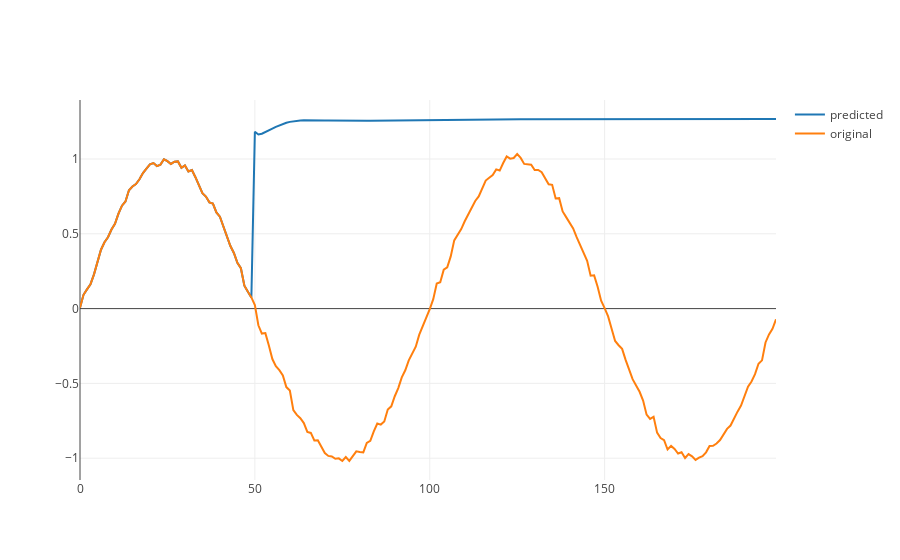
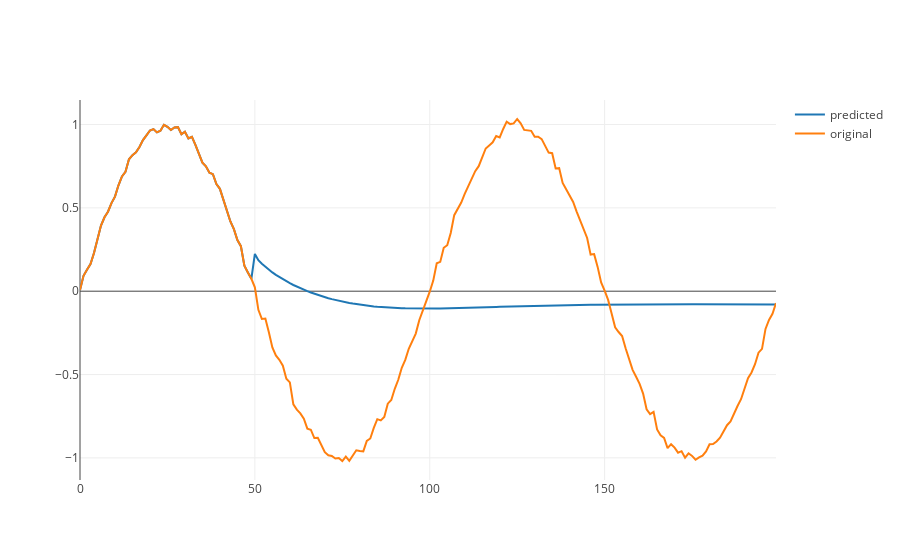
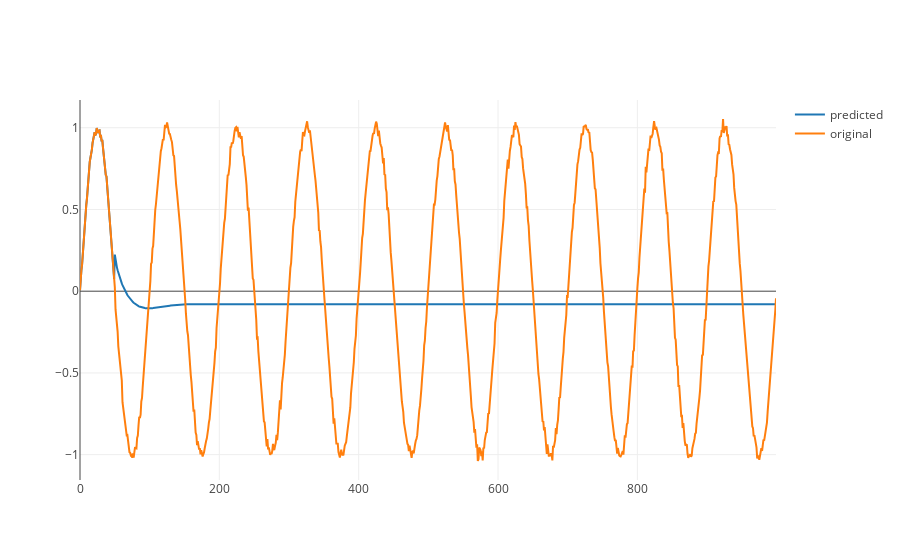
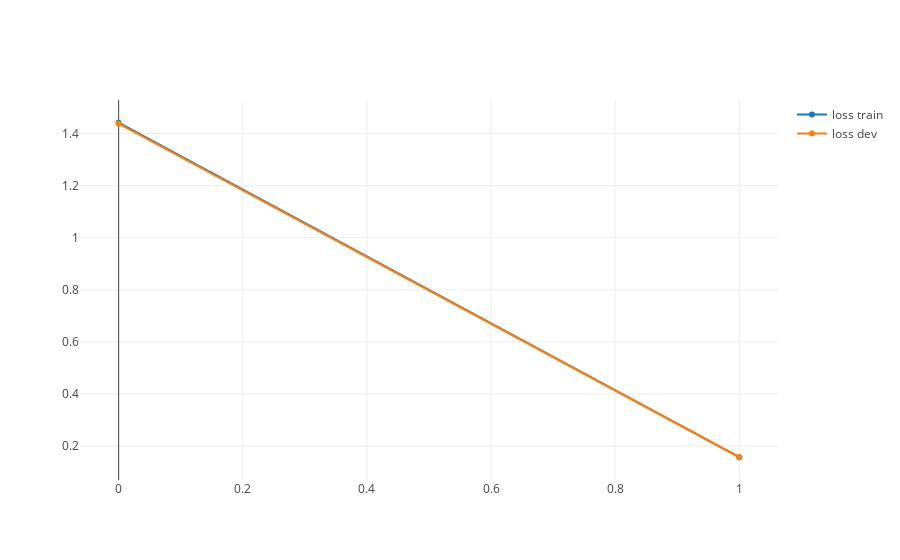

The notebook cell these images were saved under, in order:
### Markdown cell above
## Training and Testing

Finally we can train and test the network. The training consists of 'epochs' during which all training batches are presented. After presenting a single training batch the network is immediately optimized. After an epoch the loss is calculated over the dev set and printed. 

Next a graph is plotted which shows an example of the network predicting a sine wave. The prediction is based on first 'priming' the network by presenting part of a sine. 

After completing training on a number of epochs. The last predictions is executed over a longer time period.

### Code cell
np.random.shuffle (start_indices)

#create a randomized train, dev and test set
train_indices = start_indices[0:int(train_size)]
dev_indices= start_indices[int(train_size):int(train_size+dev_size)]
test_indices = start_indices[int(train_size+dev_size):int(train_size+dev_size+test_size)]


#initialization of the network states for a single mini batch, by setting them to zero
#You could also initialize by using random states.
batch_zero_state_packed = np.zeros((batch_size, get_network_state_size(hidden_network)))


epoch_count = 2

#Store the performance over the dev set in loss_results
loss_results = np.zeros((epoch_count,2))

def get_loss(set_name, bsz, example_set_indices):
    """Calculate a score over all batches in a set"""
    epoch_loss = 0.0
    for example_index in range(bsz):
        batch_inputs,batch_targets = get_batch(example_index, example_set_indices)

        batch_loss = sess.run(loss,feed_dict={
            inputs:batch_inputs,
            targets:batch_targets,
            initial_state_packed: batch_zero_state_packed
        })
        if example_index % 20 == 0:
            print("  %s results batch %d, loss %s" %(  set_name, example_index, str(batch_loss)))  

        epoch_loss += batch_loss
    return epoch_loss / len(example_set_indices)

def generate_graph(graph_size=200, run_options = None, run_metadata = None):
    """Use the network to generate a graph"""
    
    #The network will be primed using prime_size samples of the original signal
    prime_size = 50
    prime_signal_start_i = 0
    
    #put prime_size samples of the original signal in tmp_singal
    orig_signal = np.zeros((graph_size,1))
    tmp_signal = np.zeros((graph_size,1))
    tmp_signal[0:prime_size,0] = signal_amp[prime_signal_start_i:(prime_signal_start_i+prime_size)]
    orig_signal[0:graph_size,0] = signal_amp[prime_signal_start_i:(prime_signal_start_i+graph_size)]
    
    #create a sequence for a batch_size of 1
    seq = np.zeros((1,sequence_length,1))
    seq_state_packed = np.zeros((1, get_network_state_size(hidden_network)))
    
    _state_unpacked = None
    #generate the graph
    for end in range(prime_size, graph_size):
        #get a sequence to present to the network
        start_time = time.time()
                
        
        seq[0,:,0] = tmp_signal.take(range((end-sequence_length),end), mode='wrap')
        
        #get a prediction
        seq_state_packed , _prediction = sess.run(
            [state_packed_network_out, 
             predictions[0,0]], 
            feed_dict={
                initial_state_packed: seq_state_packed,
                inputs: seq},
                options=run_options, 
                run_metadata=run_metadata
        )
        #put the prediction in the graph
        time_taken = time.time() - start_time
        tmp_signal[end,0] = _prediction
        sys.stdout.write('.')
        sys.stdout.flush()
    print("")
    plotly.offline.iplot({
       "data": [Scatter(name="predicted",y=tmp_signal[:,0]),Scatter(name="original",y=orig_signal[:,0])],
       "layout": Layout(title="")})


init=tf.global_variables_initializer()
with tf.Session() as sess:
    sess.run(init)



    for epoch in range(0,epoch_count):
        print("Epoch %d" %(epoch))
        #in every epoch go through the training set in a different order
        np.random.shuffle (train_indices)
        print("Train")
        for ti in range(train_batch_count):
            batch_inputs,batch_targets = get_batch(ti, train_indices)

            #train the network
            #I reset the state to zero for each batch. 
            batch_train_loss, _ = sess.run([loss, opt], 
                                           feed_dict={
                                               learning_rate: 0.00005, 
                                               inputs: batch_inputs, 
                                               targets: batch_targets,
                                               initial_state_packed: batch_zero_state_packed
                                           })
            sys.stdout.write('.')
            sys.stdout.flush()
        print("")
        epoch_train_loss = get_loss("Train", train_batch_count, train_indices)
        print("Training results epoch %d, loss %s" %( epoch, str(epoch_train_loss)))
        epoch_dev_loss = get_loss("Dev", dev_batch_count, dev_indices)    
        print("Dev results epoch %d, loss %s" %( epoch, str(epoch_dev_loss)))  
        loss_results[epoch,0] = epoch_train_loss
        loss_results[epoch,1] = epoch_dev_loss
        ti += 1
        generate_graph()
      
    
        model_saver = tf.train.Saver()
        model_saver.save(sess, "/home/dinne/tensorflow/LSTM_sine.ckpt")

    #generate a last long graph
    generate_graph(graph_size=1000)
    
    plotly.offline.iplot({
       "data": [Scatter(name="loss train",y=loss_results[:,0]),Scatter(name="loss dev",y=loss_results[:,1])],
       "layout": Layout(title="")})

### Figure 1 — Plotly figure (JSON) as saved in the notebook; plotly's stock layout.template omitted (floating-point values rounded to 4 significant figures; data arrays with more than 128 entries replaced by an {"elided": "..."} marker saying what was removed)
{"data": [{"name": "predicted", "type": "scatter", "y": {"elided": "200 float values"}}, {"name": "original", "type": "scatter", "y": {"elided": "200 float values"}}], "layout": {"title": ""}}

### Figure 2 — Plotly figure (JSON) as saved in the notebook; plotly's stock layout.template omitted (floating-point values rounded to 4 significant figures; data arrays with more than 128 entries replaced by an {"elided": "..."} marker saying what was removed)
{"data": [{"name": "predicted", "type": "scatter", "y": {"elided": "200 float values"}}, {"name": "original", "type": "scatter", "y": {"elided": "200 float values"}}], "layout": {"title": ""}}

### Figure 3 — Plotly figure (JSON) as saved in the notebook; plotly's stock layout.template omitted (floating-point values rounded to 4 significant figures; data arrays with more than 128 entries replaced by an {"elided": "..."} marker saying what was removed)
{"data": [{"name": "predicted", "type": "scatter", "y": {"elided": "1000 float values"}}, {"name": "original", "type": "scatter", "y": {"elided": "1000 float values"}}], "layout": {"title": ""}}

### Figure 4 — Plotly figure (JSON) as saved in the notebook; plotly's stock layout.template omitted (floating-point values rounded to 4 significant figures)
{"data": [{"name": "loss train", "type": "scatter", "y": [1.441, 0.1573]}, {"name": "loss dev", "type": "scatter", "y": [1.438, 0.1569]}], "layout": {"title": ""}}
